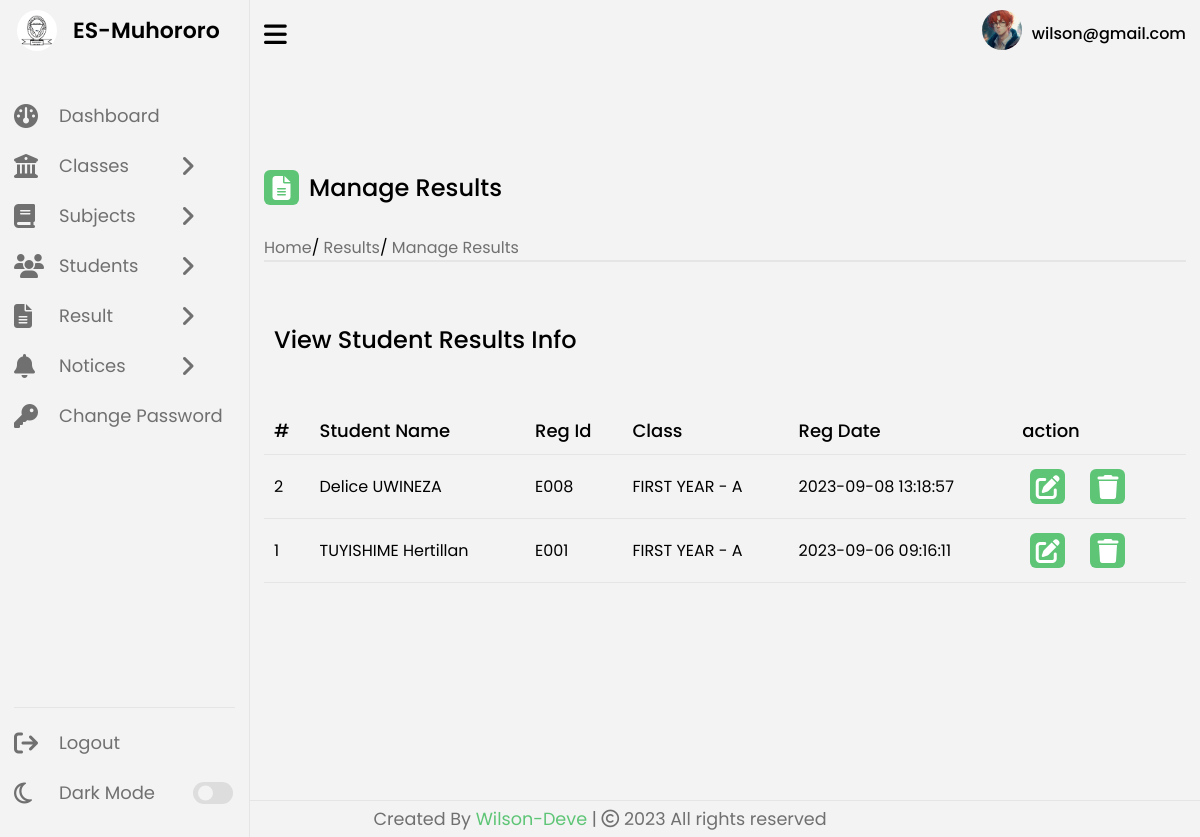
The page /manage-results.php (signed in) on the database its author committed.
### tables this page shows
CREATE TABLE `tblusers` (
  `Id` int(11) NOT NULL,
  `UserName` varchar(100) DEFAULT NULL,
  `Password` varchar(100) DEFAULT NULL,
  `updationDate` timestamp NOT NULL DEFAULT current_timestamp() ON UPDATE current_timestamp()
);

CREATE TABLE `tblresult` (
  `Id` int(11) NOT NULL,
  `StudentId` int(11) NOT NULL,
  `ClassId` int(11) NOT NULL,
  `SubjectId` int(11) NOT NULL,
  `Marks` decimal(5,2) NOT NULL,
  `PostingDate` timestamp NOT NULL DEFAULT current_timestamp(),
  `UpdationDate` datetime DEFAULT NULL
);

CREATE TABLE `tblstudents` (
  `Id` int(11) NOT NULL,
  `StudentName` varchar(100) DEFAULT NULL,
  `RollId` varchar(50) DEFAULT NULL,
  `StudentEmail` varchar(100) DEFAULT NULL,
  `Gender` varchar(50) DEFAULT NULL,
  `DOB` varchar(100) DEFAULT NULL,
  `ClassId` int(11) DEFAULT NULL,
  `RegDate` timestamp NOT NULL DEFAULT current_timestamp(),
  `UpdationDate` timestamp NULL DEFAULT NULL
);

### includes/session.php (called while the page is built, shortened)
<?php
   include('config.php');
   $user_check = $_SESSION['login_user'];
   $ses_sql = mysqli_query($con,"select UserName from tblusers where UserName = '$user_check' ");
   $row = mysqli_fetch_array($ses_sql,MYSQLI_ASSOC);
   $login_session = $row['UserName'];
?>

### manage-results.php (the view, shortened to what this page needs)
<?php
    include('includes/session.php');
    include('includes/sidebar.php');
    $sql = "SELECT
            tblresult.Id,
            tblstudents.StudentName,
            tblstudents.RollId,
            CONCAT(tblclasses.ClassName, ' - ', tblclasses.Section) AS Class,
            tblstudents.RegDate
        FROM
            tblresult
        INNER JOIN tblstudents ON tblresult.StudentId = tblstudents.Id
        INNER JOIN tblclasses ON tblresult.ClassId = tblclasses.id
        ORDER BY tblstudents.StudentName ASC, tblresult.PostingDate DESC";
$result = $con->query($sql);
$results = [];
$counter = mysqli_num_rows($result);
while ($row = $result->fetch_assoc()) {
    $row['Counter'] = $counter;
    $results[] = $row;
    $counter--;
}
?>
    <section class="dashboard">
    <?php include('includes/topbar.php');?>
        <div class="dash-content">
            <div class="overview">
                <div class="title">
                    <i class="fa fa-file-text"></i>
                    <span class="text">Manage Results</span>
                </div>
                <div class="link-menu">
                    <div class="link-item">
                        <ul>
                            <li><i class="uil uil-estate"></i><a href="dashboard.php">Home</a></li>/
                            <li><a href="#">Results</a></li>/
                            <li><a href="#">Manage Results</a></li>
                        </ul>
                    </div>
                </div>
            <div class="activity">
                <div class="title">
                    <span class="text">View Student Results Info</span>
                </div>
                <div class="activity-data">
                    <table class="data-table">
                        <thead>
                            <tr>
                                <th>#</th>
                                <th>Student Name</th>
                                <th>Reg Id</th>
                                <th>Class</th>
                                <th>Reg Date</th>
                                <th>action</th>
                            </tr>
                        </thead>
                        <tbody>
                            <?php foreach ($results as $row) {?>
                                <tr>
                                    <td><?php echo htmlentities($row['Counter']); ?></td>
                                    <td><?php echo htmlentities($row['StudentName']); ?></td>
                                    <td><?php echo htmlentities($row['RollId']); ?></td>
                                    <td><?php echo htmlentities($row['Class']); ?></td>
                                    <td><?php echo htmlentities($row['RegDate']); ?></td>
                                    <td>
                                        <a href='edit-result.php?result_id=<?php echo htmlentities($row['Id']); ?>' class='edit'><i class='fa fa-edit'></i></a>
                                        <a href='delete-result.php?result_id=<?php echo htmlentities($row['Id']); ?>' class='delete' onclick="return confirm('Are you sure you want to delete this result?');"><i class='fa fa-trash'></i></a>
                                    </td>
                                </tr>
                            <?php } ?>
                        </tbody>
                    </table>
                </div>
            </div>
        </div>
    </section>
    <?php include('includes/footer.php');?>
</body>
</html>

### includes/topbar.php (shortened to what this page needs)
<div class="top">
            <i class="fa fa-bars sidebar-toggle"></i>
            <div class="profile-info">
                <div class="profile-photo-container">
                    <a href="#" id="lightbox-trigger">
                        <img src="img/anim4.jpg" alt="">
                    </a>
                </div>
                <span class="user-name"><?php echo $login_session; ?></span>
            </div>
        </div>

### css/dashboard.css (style rules this page uses)
* { margin: 0; padding: 0; box-sizing: border-box; font-family: 'Poppins', sans-serif; }
:root { --primary-color: #5ec576; --panel-color: #f3f3f3; --text-color: #000; --black-light-color: #707070; --border-color: #e6e5e5; --toggle-color: #DDD; --box1-color: #fff; --box2-color: #FFE6AC; --box3-color: #E7D1FC; --box4-color: #4DA3FF; --title-icon-color: #fff; --tran-05: all 0.5s ease; --tran-03: all 0.3s ease; --tran-03: all 0.2s ease; }
body { min-height: 100vh; background-color: var(--panel-color); }
.dashboard { position: relative; left: 250px; background-color: var(--panel-color); min-height: 100vh; width: calc(100% - 250px); padding: 10px 14px; transition: var(--tran-05); }
.dashboard .top { position: fixed; top: 0; left: 250px; display: flex; width: calc(100% - 250px); justify-content: space-between; align-items: center; padding: 10px 14px; background-color: var(--panel-color); transition: var(--tran-05); }
.dashboard .top .sidebar-toggle { font-size: 26px; color: var(--text-color); cursor: pointer; }
.dashboard .top .profile-info { display: flex; align-items: center; }
.dashboard .top .profile-info img { width: 40px; height: 40px; border-radius: 50%; margin-right: 10px; }
.dashboard .top .user-name { font-size: 16px; font-weight: 500; color: var(--text-color); }
.dashboard .dash-content { padding-top: 100px; height: 100%; }
.dash-content .title { display: flex; align-items: center; margin: 60px 0 30px 0; }
.activity-data tr td a { text-decoration: none; }
.dash-content .title i, .activity-data tr td i { position: relative; height: 35px; width: 35px; background-color: var(--primary-color); border-radius: 6px; color: var(--title-icon-color); display: flex; align-items: center; justify-content: center; font-size: 24px; }
.dash-content .title .text { font-size: 24px; font-weight: 500; color: var(--text-color); margin-left: 10px; }
.dash-content .activity .activity-data { display: flex; justify-content: space-between; align-items: center; width: 100%; }
.activity-data { overflow-x: auto; }
.data-table { width: 100%; border-collapse: collapse; margin-top: 20px; }
.data-table th, .data-table td { padding: 10px; border-bottom: 1px solid var(--border-color); text-align: left; }
.data-table th { background-color: var(--panel-color); color: var(--text-color); font-size: 18px; font-weight: 500; }
.data-table td { font-size: 16px; font-weight: 400; color: var(--text-color); }
.link-menu .link-item { border-bottom: 2px solid var(--border-color); }
.link-menu .link-item ul { list-style: none; }
.link-menu .link-item ul li { display: inline; }
.link-menu .link-item ul li a { text-decoration: none; color: var(--black-light-color); }
.edit, .delete { display: inline-block; padding: 4px 8px; margin-right: 5px; font-size: 14px; text-decoration: none; }

### rows shown on the page
tblusers: UserName "wilson@gmail.com"
tblresult: Counter "2", StudentId.StudentName "Delice UWINEZA", StudentId.RollId "E008", Class "FIRST YEAR - A", StudentId.RegDate "2023-09-08 13:18:57"
tblresult: Counter "1", StudentId.StudentName "TUYISHIME Hertillan", StudentId.RollId "E001", Class "FIRST YEAR - A", StudentId.RegDate "2023-09-06 09:16:11"
